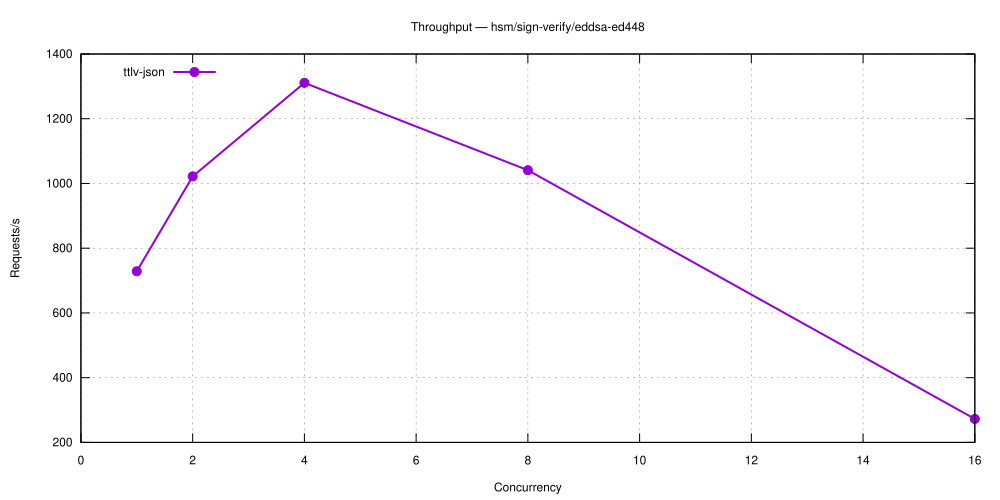

Here is the gnuplot script that generated this plot:
set terminal svg size 1000,500 enhanced font 'Helvetica,12'
set output 'hsm_sign-verify_eddsa-ed448.svg'
set title 'Throughput — hsm/sign-verify/eddsa-ed448'
set grid
set xlabel 'Concurrency'
set ylabel 'Requests/s'
set key top left
plot 'hsm_sign-verify_eddsa-ed448-5.27.1-ttlv-json.dat' using 1:2 with linespoints lw 2 pt 7 title 'ttlv-json'
